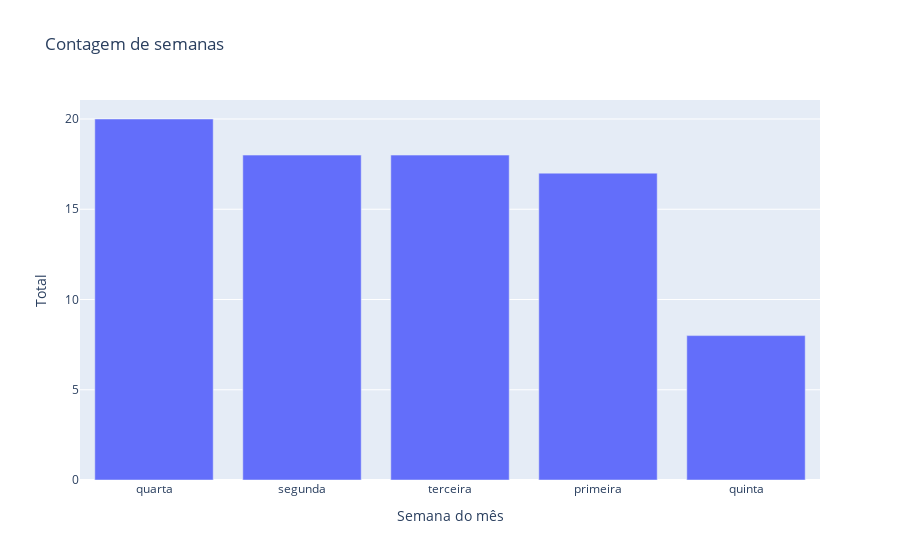

The cell this chart's notebook holds for it:
### Code cell
fig = px.bar(
    x=df['semana_do_mes'].value_counts().index,
    y=df['semana_do_mes'].value_counts().values,
    labels={'x': 'Semana do mês', 'y': 'Total'},
    title='Contagem de semanas'
); fig.show()

### Figure 1 — Plotly figure (JSON) as saved in the notebook; plotly's stock layout.template omitted (floating-point values rounded to 4 significant figures)
{"data": [{"alignmentgroup": "True", "hovertemplate": "Semana do mês=%{x}<br>Total=%{y}<extra></extra>", "legendgroup": "", "marker": {"color": "#636efa", "pattern": {"shape": ""}}, "name": "", "offsetgroup": "", "orientation": "v", "showlegend": false, "textposition": "auto", "type": "bar", "x": ["quarta", "segunda", "terceira", "primeira", "quinta"], "xaxis": "x", "y": [20, 18, 18, 17, 8], "yaxis": "y"}], "layout": {"autosize": true, "barmode": "relative", "legend": {"tracegroupgap": 0}, "title": {"text": "Contagem de semanas"}, "xaxis": {"anchor": "y", "autorange": true, "domain": [0, 1], "range": [-0.5, 4.5], "title": {"text": "Semana do mês"}, "type": "category"}, "yaxis": {"anchor": "x", "autorange": true, "domain": [0, 1], "range": [0, 21.05], "title": {"text": "Total"}, "type": "linear"}}}
